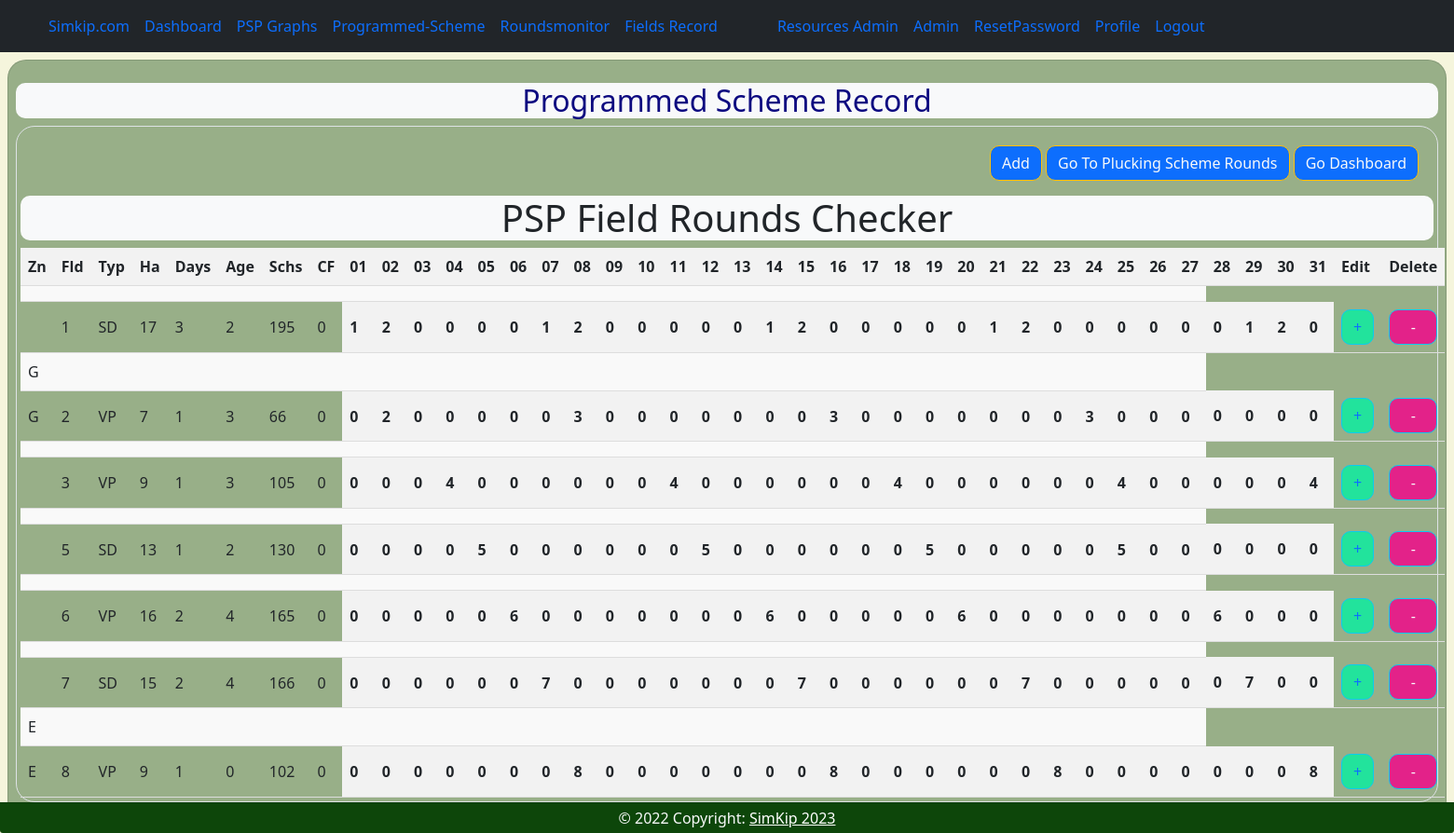
The page /fields-record/ (signed in) on the database its author committed.
### plucking/models.py (models this page shows, shortened)
class FieldsToPluck(models.Model):
    Zone = models.CharField(max_length=100)
    Field_No = models.IntegerField()
    Leaf_Type = models.CharField(max_length=100, default=None)
    Ha = models.IntegerField(default=0.00)
    Days_to_plk = models.IntegerField()
    Prune_age = models.IntegerField()
    Number_of_schemes = models.IntegerField()
    Growing_days_CF = models.IntegerField()
    Month_day_01 = models.IntegerField()
    Month_day_02 = models.IntegerField()
    Month_day_03 = models.IntegerField()
    Month_day_04 = models.IntegerField()
    Month_day_05 = models.IntegerField()
    Month_day_06 = models.IntegerField()
    Month_day_07 = models.IntegerField()
    Month_day_08 = models.IntegerField()
    Month_day_09 = models.IntegerField()
    Month_day_10 = models.IntegerField()
    Month_day_11 = models.IntegerField()
    Month_day_12 = models.IntegerField()
    Month_day_13 = models.IntegerField()
    Month_day_14 = models.IntegerField()
    Month_day_15 = models.IntegerField()
    Month_day_16 = models.IntegerField()
    Month_day_17 = models.IntegerField()
    Month_day_18 = models.IntegerField()
    Month_day_19 = models.IntegerField()
    Month_day_20 = models.IntegerField()
    Month_day_21 = models.IntegerField()
    Month_day_22 = models.IntegerField()
    Month_day_23 = models.IntegerField()
    Month_day_24 = models.IntegerField()
    Month_day_25 = models.IntegerField()
    Month_day_26 = models.IntegerField()
    Month_day_27 = models.IntegerField()
    Month_day_28 = models.IntegerField()
    Month_day_29 = models.IntegerField()
    Month_day_30 = models.IntegerField()
    Month_day_31 = models.IntegerField()

### plucking/views.py (the view, shortened to what this page needs)
# urls.py: path('fields-record/', views.FieldsViewRetrieve, name='fields-record'),
def FieldsViewRetrieve(request):
    data = FieldsToPluck.objects.all()
    Division_data = {
        'Zone A': {
            'Field_No': ['1', '2', '3', '4', '5'],
            'Leaf_Type': ['VP', 'SD', 'VP', 'SD', 'VP'],
            'Ha': [17.06, 7.19, 14.34, 20.43, 16.36],
            'Days_to_plk': [2, 1, 1, 2, 2],
            'Prune_age': [1, 2, 1, 3, 3],
            'Num_of_Schemes': [190, 71, 113, 158, 165],
            'Growing_days_CF': [2, 1, 1, 2, 2],
            'Month_day_Jan': [31, 31, 31, 31, 31],
            'Month_day_Feb': [28, 28, 28, 28, 28],
            'Month_day_Mar': [31, 31, 31, 31, 31],
            'Month_day_Apr': [30, 30, 30, 30, 30],
            'Month_day_May': [31, 31, 31, 31, 31],
            'Month_day_Jun': [30, 30, 30, 30, 30],
            'Month_day_Jul': [31, 31, 31, 31, 31],
            'Month_day_Aug': [31, 31, 31, 31, 31],
            'Month_day_Sep': [30, 30, 30, 30, 30],
            'Month_day_Oct': [31, 31, 31, 31, 31],
            'Month_day_Nov': [30, 30, 30, 30, 30],
            'Month_day_Dec': [31, 31, 31, 31, 31],
        },
        'Zone B': {
            'Field_No': ['6', '7', '8', '9', '10'],
            'Leaf_Type': ['SD', 'VP', 'SD', 'VP', 'SD'],
            'Ha': [7.19, 14.34, 20.43, 16.36, 17.06],
            'Days_to_plk': [1, 1, 2, 2, 2],
            'Prune_age': [2, 1, 3, 3, 1],
            'Num_of_Schemes': [71, 113, 158, 165, 190],
            'Growing_days_CF': [1, 1, 2, 2, 2],
            'Month_day_Jan': [31, 31, 31, 31, 31],
            'Month_day_Feb': [28, 28, 28, 28, 28],
            'Month_day_Mar': [31, 31, 31, 31, 31],
            'Month_day_Apr': [30, 30, 30, 30, 30],
            'Month_day_May': [31, 31, 31, 31, 31],
            'Month_day_Jun': [30, 30, 30, 30, 30],
            'Month_day_Jul': [31, 31, 31, 31, 31],
            'Month_day_Aug': [31, 31, 31, 31, 31],
            'Month_day_Sep': [30, 30, 30, 30, 30],
            'Month_day_Oct': [31, 31, 31, 31, 31],
            'Month_day_Nov': [30, 30, 30, 30, 30],
            'Month_day_Dec': [31, 31, 31, 31, 31],
        },
    }
    Division_data_list = []
    for Division, zone_data in Division_data.items():
        field_indexes = []
        for field_no in zone_data['Field_No']:
            field_index = next(
                (index for index, field in enumerate(data) if field.Field_No == field_no), None)
            if field_index is not None:
                field_indexes.append(field_index)
    month = 5
    num_days = {
        1: 31,
        2: 28,
        3: 31,
        4: 30,
        5: 31,
        6: 30,
        7: 31,
        8: 31,
        9: 30,
        10: 31,
        11: 30,
        12: 31
    }
    context = {
        'fieldstopluck': data,
        'Division_data': Division_data_list,
        'num_days': num_days[month]
    }
    return render(request, 'UpdateFields/psp_field_rounds_checker.html', context)

### plucking/templates/UpdateFields/psp_field_rounds_checker.html (shortened to what this page needs)
{% extends 'base.html' %}
{% load static %}
{% block body %}
<div class="row g-2 d-flex align-items-center">
    <div class="col-lg-0 d-none d-lg-flex">
        <div class="container-fluid text-right card card-light mx-2 px-2 my-2 py-4"
             style="background-color: rgba(13, 70, 10, 0.4); border-radius: 20px">
            <h2 class="text-center bg-light text-Primary" style="border-radius: 10px">Programmed Scheme Record</h2>
            <div class="border p-1" style="border-radius: 20px">
                <div class="card-body">
                    <a href="{% url 'fields-update' %}" class="btn btn-warning bg-primary block-lg text-light">Add</a>
                    <a href="{% url 'plucking-rounds' %}" class="btn btn-warning bg-primary block-lg text-light">Go To
                        Plucking Scheme
                        Rounds</a>
                    <a href="{% url 'psp'%}" class="btn btn-warning bg-primary btn-info block-lg text-light">Go
                        Dashboard</a>
                </div>
                <h1 class="text-center bg-light text-Primary" style="border-radius: 10px">PSP Field Rounds Checker</h1>
                <div class="container row g-0 d-flex align-items-left">
                    <tbody>
                    <table>
                        <tr>
                            <th>Zn</th>
                            <th>Fld</th>
                            <th>Typ</th>
                            <th>Ha</th>
                            <th>Days</th>
                            <th>Age</th>
                            <th>Schs</th>
                            <th>CF</th>
                            <th>01</th>
                            <th>02</th>
                            <th>03</th>
                            <th>04</th>
                            <th>05</th>
                            <th>06</th>
                            <th>07</th>
                            <th>08</th>
                            <th>09</th>
                            <th>10</th>
                            <th>11</th>
                            <th>12</th>
                            <th>13</th>
                            <th>14</th>
                            <th>15</th>
                            <th>16</th>
                            <th>17</th>
                            <th>18</th>
                            <th>19</th>
                            <th>20</th>
                            <th>21</th>
                            <th>22</th>
                            <th>23</th>
                            <th>24</th>
                            <th>25</th>
                            <th>26</th>
                            <th>27</th>
                            <th>28</th>
                            <th>29</th>
                            <th>30</th>
                            <th>31</th>
                            <th>Edit</th>
                            <th>Delete</th>
                        </tr>
                        {% with current_zone=None %}
                        {% for data in fieldstopluck %}
                        {% if data.Zone != current_zone %}
                        {% with current_zone=data.Zone %}
                        <tr>
                            <td>{{ current_zone }}</td>
                            <td colspan="34"></td>
                        </tr>
                        {% endwith %}
                        {% endif %}
                        <tr>
                            <td>{{ data.Zone }}</td>
                            <td>{{ data.Field_No }}</td>
                            <td>{{ data.Leaf_Type }}</td>
                            <td>{{ data.Ha }}</td>
                            <td>{{ data.Days_to_plk }}</td>
                            <td>{{ data.Prune_age }}</td>
                            <td>{{ data.Number_of_schemes }}</td>
                            <td>{{ data.Growing_days_CF }}</td>
                            <th>{{ data.Month_day_01 }}</th>
                            <th>{{ data.Month_day_02 }}</th>
                            <th>{{ data.Month_day_03 }}</th>
                            <th>{{ data.Month_day_04 }}</th>
                            <th>{{ data.Month_day_05 }}</th>
                            <th>{{ data.Month_day_06 }}</th>
                            <th>{{ data.Month_day_07 }}</th>
                            <th>{{ data.Month_day_08 }}</th>
                            <th>{{ data.Month_day_09 }}</th>
                            <th>{{ data.Month_day_10 }}</th>
                            <th>{{ data.Month_day_11 }}</th>
                            <th>{{ data.Month_day_12 }}</th>
                            <th>{{ data.Month_day_13 }}</th>
                            <th>{{ data.Month_day_14 }}</th>
                            <th>{{ data.Month_day_15 }}</th>
                            <th>{{ data.Month_day_16 }}</th>
                            <th>{{ data.Month_day_17 }}</th>
                            <th>{{ data.Month_day_18 }}</th>
                            <th>{{ data.Month_day_19 }}</th>
                            <th>{{ data.Month_day_20 }}</th>
                            <th>{{ data.Month_day_21 }}</th>
                            <th>{{ data.Month_day_22 }}</th>
                            <th>{{ data.Month_day_23 }}</th>
                            <th>{{ data.Month_day_24 }}</th>
                            <th>{{ data.Month_day_25 }}</th>
                            <th>{{ data.Month_day_26 }}</th>
                            <th>{{ data.Month_day_27 }}</th>
                            <th>{{ data.Month_day_28 }}</th>
                            <th>{{ data.Month_day_29 }}</th>
                            <th>{{ data.Month_day_30 }}</th>
                            <th>{{ data.Month_day_31 }}</th>
                            <td><a class="btn btn btn-block text-primary btn btn-info"
                                   style="background-color: #22e39c;"
                                   href="{% url 'fields-edit' data.id %}">+</a></td>
                            <td><a class="btn btn-info btn-block btn btn-info text-light"
                                   style="background-color: #e32289;"
                                   href="{% url 'fields-delete' data.id %}">-</a></td>
                        </tr>
                        {% endfor %}
                        {% endwith %}
                    </table>
                    </tbody>
                </div>
            </div>
        </div>
    </div>
</div>
{% endblock %}

### plucking/static/css/style.css (style rules this page uses)
h1 { color: navy blue; }
h2 { color: #0d0a80; }
body { background-color: beige; }
.btn { border-radius: 10px; }

### plucking/templates/UpdateFields/psp_field_rounds_checker.html (style rules this page uses)
table { border-collapse: collapse; width: 100%; }
th, td { padding: 8px; text-align: left; border-bottom: 1px solid #ddd; }
th { background-color: #f2f2f2; font-weight: bold; }
tbody tr:nth-child(even) { background-color: #f9f9f9; }

### rows shown on the page
FieldsToPluck: Field_No "1", Leaf_Type "SD", Ha "17", Days_to_plk "3", Prune_age "2", Number_of_schemes "195", Growing_days_CF "0", Month_day_01 "1", Month_day_02 "2", Month_day_03 "0", Month_day_04 "0", Month_day_05 "0", Month_day_06 "0", Month_day_07 "1", Month_day_08 "2", Month_day_09 "0", Month_day_10 "0", Month_day_11 "0", Month_day_12 "0", Month_day_13 "0", Month_day_14 "1", Month_day_15 "2", Month_day_16 "0", Month_day_17 "0", Month_day_18 "0", Month_day_19 "0", Month_day_20 "0", Month_day_21 "1", Month_day_22 "2", Month_day_23 "0", Month_day_24 "0", Month_day_25 "0", Month_day_26 "0", Month_day_27 "0", Month_day_28 "0", Month_day_29 "1", Month_day_30 "2", Month_day_31 "0"
FieldsToPluck: Zone "G", Field_No "2", Leaf_Type "VP", Ha "7", Days_to_plk "1", Prune_age "3", Number_of_schemes "66", Growing_days_CF "0", Month_day_01 "0", Month_day_02 "2", Month_day_03 "0", Month_day_04 "0", Month_day_05 "0", Month_day_06 "0", Month_day_07 "0", Month_day_08 "3", Month_day_09 "0", Month_day_10 "0", Month_day_11 "0", Month_day_12 "0", Month_day_13 "0", Month_day_14 "0", Month_day_15 "0", Month_day_16 "3", Month_day_17 "0", Month_day_18 "0", Month_day_19 "0", Month_day_20 "0", Month_day_21 "0", Month_day_22 "0", Month_day_23 "0", Month_day_24 "3", Month_day_25 "0", Month_day_26 "0", Month_day_27 "0", Month_day_28 "0", Month_day_29 "0", Month_day_30 "0", Month_day_31 "0"
FieldsToPluck: Field_No "3", Leaf_Type "VP", Ha "9", Days_to_plk "1", Prune_age "3", Number_of_schemes "105", Growing_days_CF "0", Month_day_01 "0", Month_day_02 "0", Month_day_03 "0", Month_day_04 "4", Month_day_05 "0", Month_day_06 "0", Month_day_07 "0", Month_day_08 "0", Month_day_09 "0", Month_day_10 "0", Month_day_11 "4", Month_day_12 "0", Month_day_13 "0", Month_day_14 "0", Month_day_15 "0", Month_day_16 "0", Month_day_17 "0", Month_day_18 "4", Month_day_19 "0", Month_day_20 "0", Month_day_21 "0", Month_day_22 "0", Month_day_23 "0", Month_day_24 "0", Month_day_25 "4", Month_day_26 "0", Month_day_27 "0", Month_day_28 "0", Month_day_29 "0", Month_day_30 "0", Month_day_31 "4"
FieldsToPluck: Field_No "5", Leaf_Type "SD", Ha "13", Days_to_plk "1", Prune_age "2", Number_of_schemes "130", Growing_days_CF "0", Month_day_01 "0", Month_day_02 "0", Month_day_03 "0", Month_day_04 "0", Month_day_05 "5", Month_day_06 "0", Month_day_07 "0", Month_day_08 "0", Month_day_09 "0", Month_day_10 "0", Month_day_11 "0", Month_day_12 "5", Month_day_13 "0", Month_day_14 "0", Month_day_15 "0", Month_day_16 "0", Month_day_17 "0", Month_day_18 "0", Month_day_19 "5", Month_day_20 "0", Month_day_21 "0", Month_day_22 "0", Month_day_23 "0", Month_day_24 "0", Month_day_25 "5", Month_day_26 "0", Month_day_27 "0", Month_day_28 "0", Month_day_29 "0", Month_day_30 "0", Month_day_31 "0"
FieldsToPluck: Field_No "6", Leaf_Type "VP", Ha "16", Days_to_plk "2", Prune_age "4", Number_of_schemes "165", Growing_days_CF "0", Month_day_01 "0", Month_day_02 "0", Month_day_03 "0", Month_day_04 "0", Month_day_05 "0", Month_day_06 "6", Month_day_07 "0", Month_day_08 "0", Month_day_09 "0", Month_day_10 "0", Month_day_11 "0", Month_day_12 "0", Month_day_13 "0", Month_day_14 "6", Month_day_15 "0", Month_day_16 "0", Month_day_17 "0", Month_day_18 "0", Month_day_19 "0", Month_day_20 "6", Month_day_21 "0", Month_day_22 "0", Month_day_23 "0", Month_day_24 "0", Month_day_25 "0", Month_day_26 "0", Month_day_27 "0", Month_day_28 "6", Month_day_29 "0", Month_day_30 "0", Month_day_31 "0"
FieldsToPluck: Field_No "7", Leaf_Type "SD", Ha "15", Days_to_plk "2", Prune_age "4", Number_of_schemes "166", Growing_days_CF "0", Month_day_01 "0", Month_day_02 "0", Month_day_03 "0", Month_day_04 "0", Month_day_05 "0", Month_day_06 "0", Month_day_07 "7", Month_day_08 "0", Month_day_09 "0", Month_day_10 "0", Month_day_11 "0", Month_day_12 "0", Month_day_13 "0", Month_day_14 "0", Month_day_15 "7", Month_day_16 "0", Month_day_17 "0", Month_day_18 "0", Month_day_19 "0", Month_day_20 "0", Month_day_21 "0", Month_day_22 "7", Month_day_23 "0", Month_day_24 "0", Month_day_25 "0", Month_day_26 "0", Month_day_27 "0", Month_day_28 "0", Month_day_29 "7", Month_day_30 "0", Month_day_31 "0"
FieldsToPluck: Zone "E", Field_No "8", Leaf_Type "VP", Ha "9", Days_to_plk "1", Prune_age "0", Number_of_schemes "102", Growing_days_CF "0", Month_day_01 "0", Month_day_02 "0", Month_day_03 "0", Month_day_04 "0", Month_day_05 "0", Month_day_06 "0", Month_day_07 "0", Month_day_08 "8", Month_day_09 "0", Month_day_10 "0", Month_day_11 "0", Month_day_12 "0", Month_day_13 "0", Month_day_14 "0", Month_day_15 "0", Month_day_16 "8", Month_day_17 "0", Month_day_18 "0", Month_day_19 "0", Month_day_20 "0", Month_day_21 "0", Month_day_22 "0", Month_day_23 "8", Month_day_24 "0", Month_day_25 "0", Month_day_26 "0", Month_day_27 "0", Month_day_28 "0", Month_day_29 "0", Month_day_30 "0", Month_day_31 "8"
